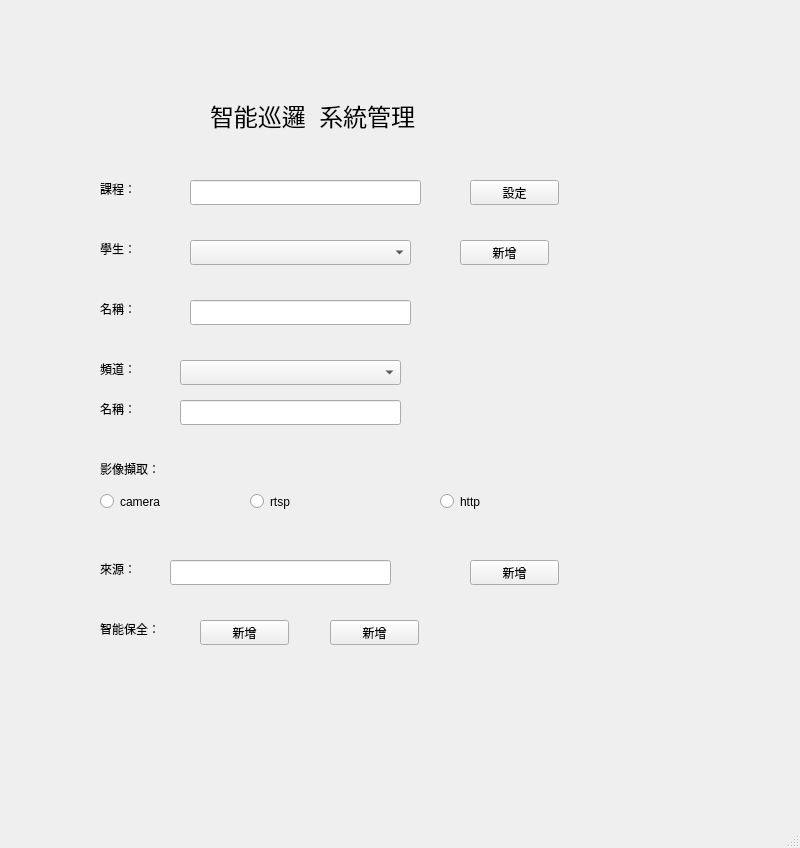
<?xml version="1.0" encoding="UTF-8"?>
<ui version="4.0">
 <class>MainWindow</class>
 <widget class="QMainWindow" name="MainWindow">
  <property name="geometry">
   <rect>
    <x>0</x>
    <y>0</y>
    <width>800</width>
    <height>848</height>
   </rect>
  </property>
  <property name="windowTitle">
   <string>智能巡邏 AlertBot</string>
  </property>
  <widget class="QWidget" name="centralwidget">
   <widget class="QLabel" name="label">
    <property name="geometry">
     <rect>
      <x>210</x>
      <y>90</y>
      <width>331</width>
      <height>51</height>
     </rect>
    </property>
    <property name="font">
     <font>
      <pointsize>18</pointsize>
     </font>
    </property>
    <property name="text">
     <string>智能巡邏  系統管理</string>
    </property>
   </widget>
   <widget class="QLabel" name="label_2">
    <property name="geometry">
     <rect>
      <x>100</x>
      <y>180</y>
      <width>67</width>
      <height>17</height>
     </rect>
    </property>
    <property name="text">
     <string>課程：</string>
    </property>
   </widget>
   <widget class="QLabel" name="label_3">
    <property name="geometry">
     <rect>
      <x>100</x>
      <y>240</y>
      <width>67</width>
      <height>17</height>
     </rect>
    </property>
    <property name="text">
     <string>學生：</string>
    </property>
   </widget>
   <widget class="QLabel" name="label_4">
    <property name="geometry">
     <rect>
      <x>100</x>
      <y>300</y>
      <width>67</width>
      <height>17</height>
     </rect>
    </property>
    <property name="text">
     <string>名稱：</string>
    </property>
   </widget>
   <widget class="QLineEdit" name="lineEdit_course">
    <property name="geometry">
     <rect>
      <x>190</x>
      <y>180</y>
      <width>231</width>
      <height>25</height>
     </rect>
    </property>
   </widget>
   <widget class="QLineEdit" name="lineEdit_student">
    <property name="geometry">
     <rect>
      <x>190</x>
      <y>300</y>
      <width>221</width>
      <height>25</height>
     </rect>
    </property>
   </widget>
   <widget class="QComboBox" name="comboBox_student">
    <property name="geometry">
     <rect>
      <x>190</x>
      <y>240</y>
      <width>221</width>
      <height>25</height>
     </rect>
    </property>
   </widget>
   <widget class="QLabel" name="label_5">
    <property name="geometry">
     <rect>
      <x>100</x>
      <y>360</y>
      <width>67</width>
      <height>17</height>
     </rect>
    </property>
    <property name="text">
     <string>頻道：</string>
    </property>
   </widget>
   <widget class="QLabel" name="label_6">
    <property name="geometry">
     <rect>
      <x>100</x>
      <y>400</y>
      <width>67</width>
      <height>17</height>
     </rect>
    </property>
    <property name="text">
     <string>名稱：</string>
    </property>
   </widget>
   <widget class="QComboBox" name="comboBox_channel">
    <property name="geometry">
     <rect>
      <x>180</x>
      <y>360</y>
      <width>221</width>
      <height>25</height>
     </rect>
    </property>
   </widget>
   <widget class="QLineEdit" name="lineEdit_channel">
    <property name="geometry">
     <rect>
      <x>180</x>
      <y>400</y>
      <width>221</width>
      <height>25</height>
     </rect>
    </property>
   </widget>
   <widget class="QLabel" name="label_7">
    <property name="geometry">
     <rect>
      <x>100</x>
      <y>460</y>
      <width>67</width>
      <height>17</height>
     </rect>
    </property>
    <property name="text">
     <string>影像擷取：</string>
    </property>
   </widget>
   <widget class="QRadioButton" name="radioButton_camera">
    <property name="geometry">
     <rect>
      <x>100</x>
      <y>490</y>
      <width>112</width>
      <height>23</height>
     </rect>
    </property>
    <property name="text">
     <string>camera</string>
    </property>
   </widget>
   <widget class="QRadioButton" name="radioButton_rtsp">
    <property name="geometry">
     <rect>
      <x>250</x>
      <y>490</y>
      <width>112</width>
      <height>23</height>
     </rect>
    </property>
    <property name="text">
     <string>rtsp</string>
    </property>
   </widget>
   <widget class="QRadioButton" name="radioButton_http">
    <property name="geometry">
     <rect>
      <x>440</x>
      <y>490</y>
      <width>112</width>
      <height>23</height>
     </rect>
    </property>
    <property name="text">
     <string>http</string>
    </property>
   </widget>
   <widget class="QLabel" name="label_8">
    <property name="geometry">
     <rect>
      <x>100</x>
      <y>560</y>
      <width>67</width>
      <height>17</height>
     </rect>
    </property>
    <property name="text">
     <string>來源：</string>
    </property>
   </widget>
   <widget class="QLineEdit" name="lineEdit_source">
    <property name="geometry">
     <rect>
      <x>170</x>
      <y>560</y>
      <width>221</width>
      <height>25</height>
     </rect>
    </property>
   </widget>
   <widget class="QLabel" name="label_9">
    <property name="geometry">
     <rect>
      <x>100</x>
      <y>620</y>
      <width>67</width>
      <height>17</height>
     </rect>
    </property>
    <property name="text">
     <string>智能保全：</string>
    </property>
   </widget>
   <widget class="QPushButton" name="pushButton">
    <property name="geometry">
     <rect>
      <x>470</x>
      <y>180</y>
      <width>89</width>
      <height>25</height>
     </rect>
    </property>
    <property name="text">
     <string>設定</string>
    </property>
   </widget>
   <widget class="QPushButton" name="pushButton_add_student">
    <property name="geometry">
     <rect>
      <x>460</x>
      <y>240</y>
      <width>89</width>
      <height>25</height>
     </rect>
    </property>
    <property name="text">
     <string>新增</string>
    </property>
   </widget>
   <widget class="QPushButton" name="pushButton_add_channel">
    <property name="geometry">
     <rect>
      <x>470</x>
      <y>560</y>
      <width>89</width>
      <height>25</height>
     </rect>
    </property>
    <property name="text">
     <string>新增</string>
    </property>
   </widget>
   <widget class="QPushButton" name="pushButton_start">
    <property name="geometry">
     <rect>
      <x>200</x>
      <y>620</y>
      <width>89</width>
      <height>25</height>
     </rect>
    </property>
    <property name="text">
     <string>新增</string>
    </property>
   </widget>
   <widget class="QPushButton" name="pushButton_5">
    <property name="geometry">
     <rect>
      <x>330</x>
      <y>620</y>
      <width>89</width>
      <height>25</height>
     </rect>
    </property>
    <property name="text">
     <string>新增</string>
    </property>
   </widget>
  </widget>
  <widget class="QStatusBar" name="statusbar"/>
 </widget>
 <resources/>
 <connections/>
</ui>
